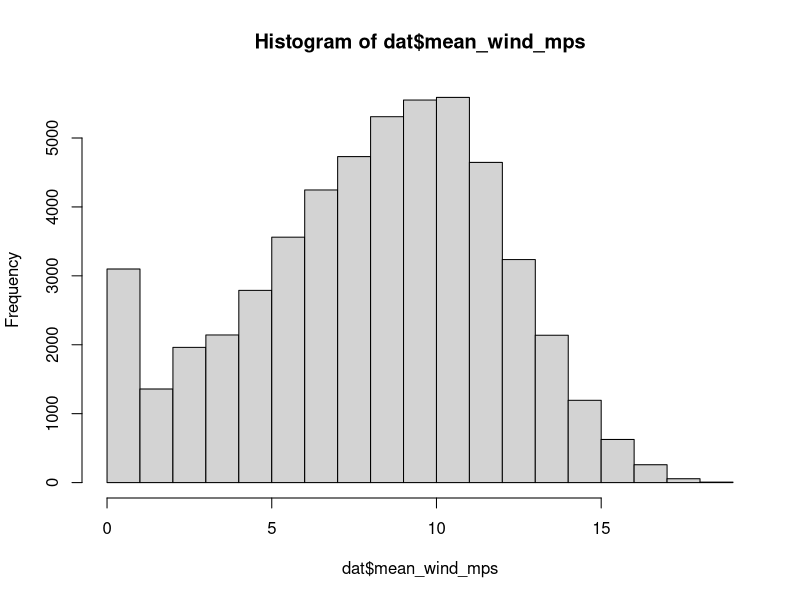
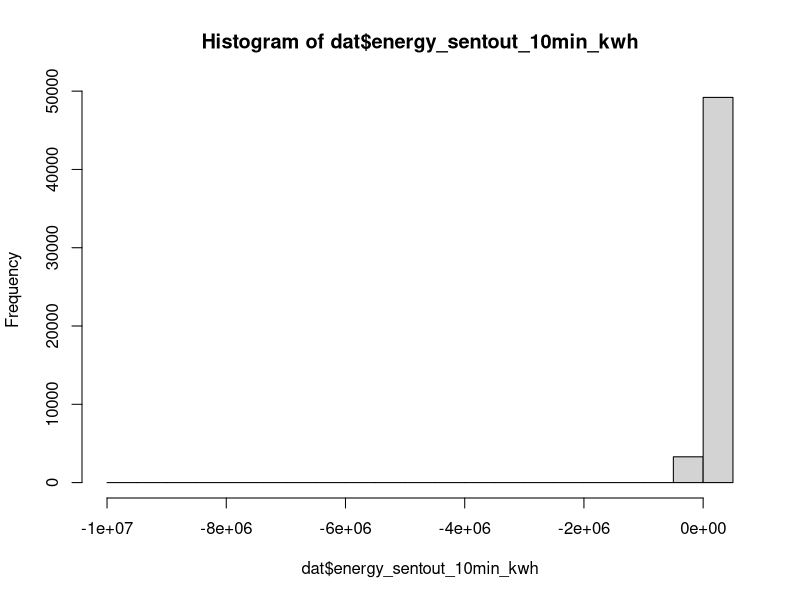
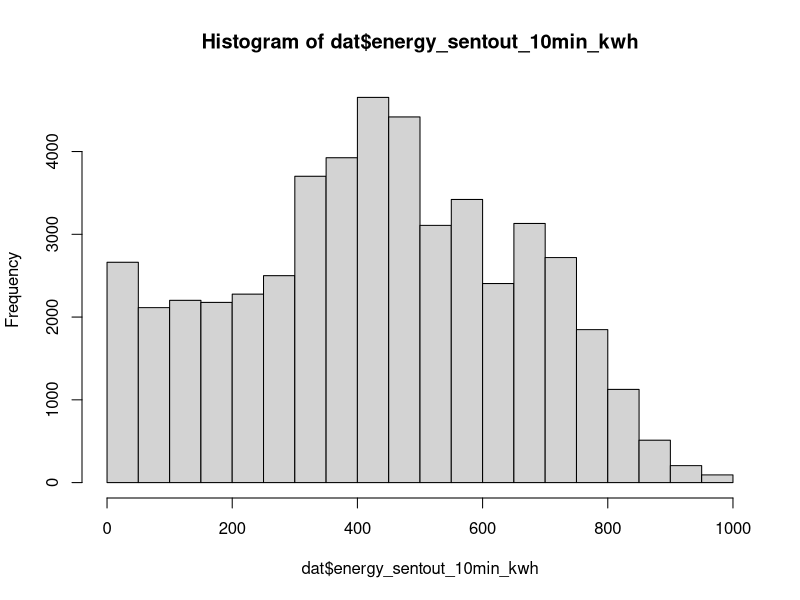
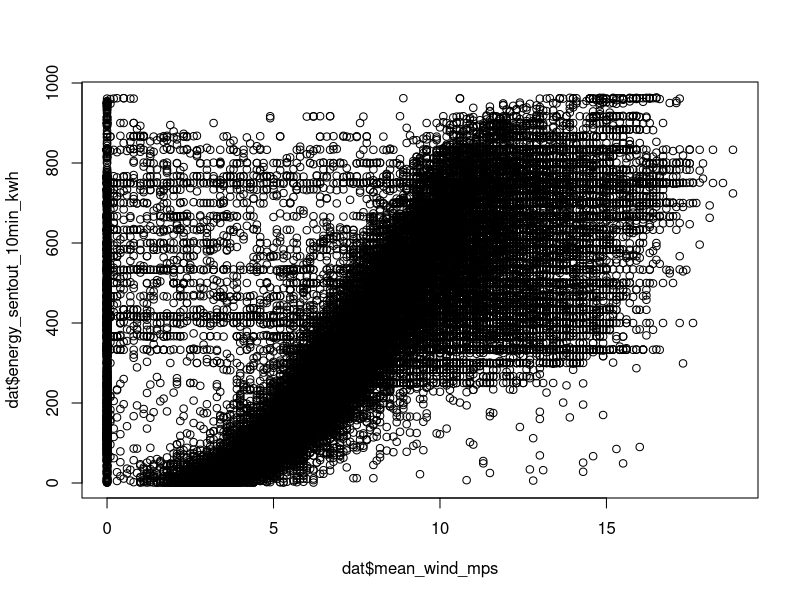
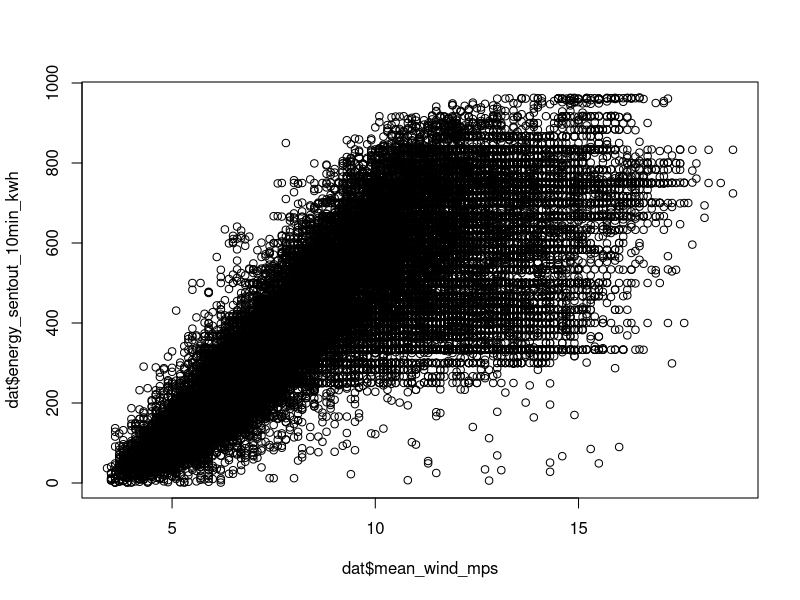
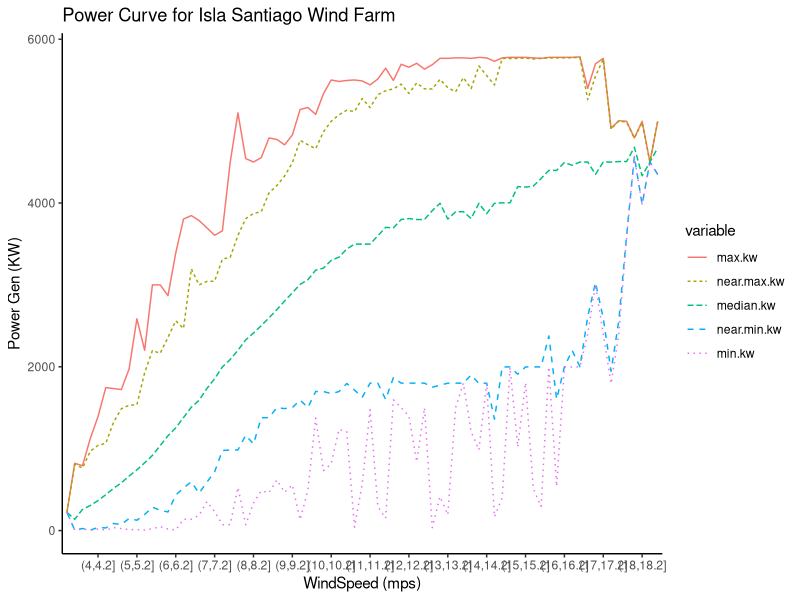
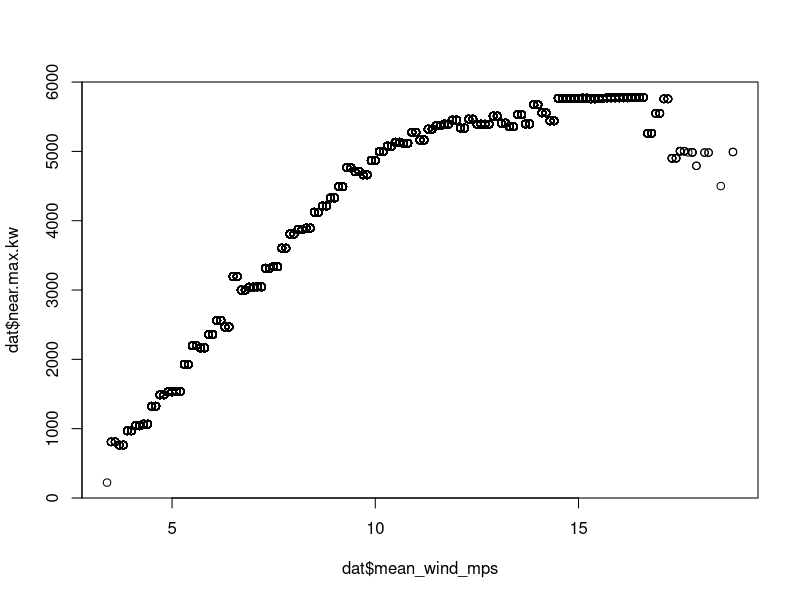
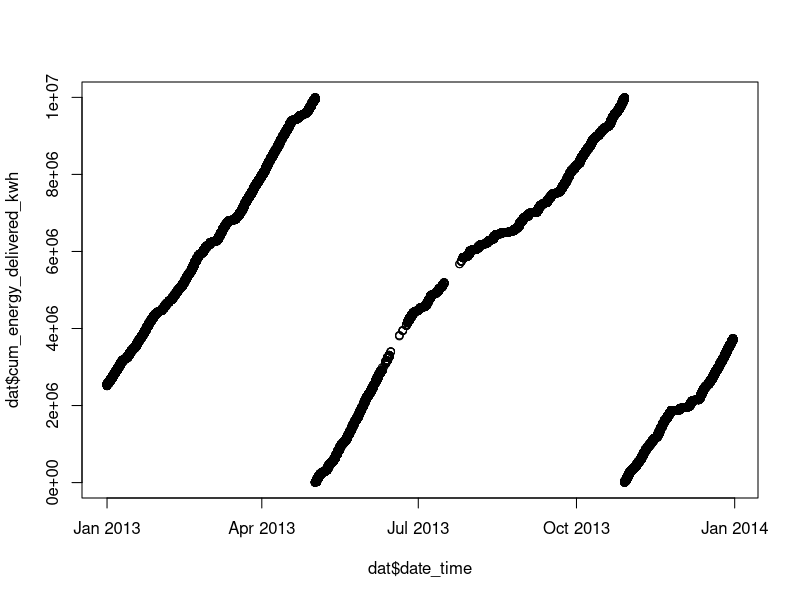

The R script that drew these images, in order:
# Use this R script to analyze wind speed and wind generation data:
# import raw data from .csv
# check for missing values
# remove missing and/or erroneous values
# plot the 'clean' data
# fit an appropriate statistical distribution to the 'clean' data
# estimate the operational power curve
# calculate the operational capacity factor

# let's get started!
# load libraries and set global options
# Note: avoid using factors until you become more familiar with object classes.
options(stringsAsFactors=FALSE)
library(plyr)
library(ggplot2)
library(reshape2)

# import raw data
dat<-read.csv(file="WINDFARM_VXE_2013.csv", header=TRUE)

# preview the data and data structure
head(dat)
str(dat)

# you can change the column names to be more succint (avoid spaces, use _ or . to seperate words)
# names(dat)<-c("date_time", "mean_wind_mps", "min_wind_mps", "max_wind_mps", "cum_energy_delivered_kwh", "energy_sentout_10min_kwh")

# check dimensions of the data
dim(dat) # 52560 observations (rows) of 6 variables (columns)

# check for missing values
sum(is.na(dat)) # 68 missing values

# visually inspect rows containing missing values
look<-which(is.na(dat), arr.ind=TRUE) # row and column index of missing values
dat[look[,1], ] # use the row index to show rows of `dat` containing  missing values

# omit rows containing missing values
# (Note: only 68 of 52,560 records contain missing values --> OK to omit them)
dat<-na.omit(dat)

# convert date_time character strings into POSIXlt or POSIXct date-time classes.
# POSIX date-time objects represent calendar dates and times to the nearest second.
# At their core, POSIX objects are lists containing date-time components.

# To convert a character representation of date-time into a POSIX object, each entry must conform to a standard, unambiguous format.
# In the raw data, midnight values are missing the hour and minute. Fix these:
get<-which(is.na(as.POSIXlt(dat$date_time, format="%m/%d/%y %H:%M"))) # return the row index of date_time values that cannot be coerced to a POSIX object
dat$date_time[get]<-paste(dat$date_time[get], "00:00", sep=" ") # ammend those with the missing hour:time info.

# check if the modified date_time character string can be coerced to a POSIX object without generating NA values.
sum(is.na(as.POSIXlt(dat$date_time, format="%m/%d/%y %H:%M"))) # zero NAs

# covert modified date_time character string to POSIX
dat$date_time<-as.POSIXlt(dat$date_time, format="%m/%d/%y %H:%M")

# double check for missing values
sum(is.na(dat))  # zero NAs --> Proceed with analysis!

# check for outliers
hist(dat$mean_wind_mps)  # looks good
hist(dat$energy_sentout_10min_kwh) # looks funny...

# remove outliers: use the subset() function
dat<-subset(dat, dat$energy_sentout_10min_kwh > 0) # keep records associated with positive energy_sentout values only

# now the histogram looks better...
hist(dat$energy_sentout_10min_kwh)

# plot wind speed vs power output
plot(dat$mean_wind_mps, dat$energy_sentout_10min_kwh)

# windspeed vs power output looks okay, but there are erroneous wind speed values...
# how could so much power be produced at such low wind speeds?  Assume erroneous.

# subset data to windspeed cut-in/cut-out set points
dat<-subset(dat, dat$min_wind_mps > 3)
dat<-subset(dat, dat$max_wind_mps < 25)

# plot the data again... Looks much better now.
plot(dat$mean_wind_mps, dat$energy_sentout_10min_kwh)

# Now that we have 'cleaned' the data, we can estimate the power curve.
# We want to maximize the power-windspeed function.  To do so, we find the maximum power output at each windspeed. Since we have continuous data, we need to bin the data into discrete segments first.
# choose bin range based on range of the data, and bin size based on the number of observations available.  Since we have lots of data, we can use small bins.
range(dat$mean_wind_mps)
bins<-seq(3, 20, by=0.2)

# summarize the data by wind bin
# NOTE: the ddply function doesn't work with POSIX objects... because POSIX objects are lists at their core.
# convert POSIX to character string...
# but first, let's extract the hour component from the POSIX object (we'll use this later).
dat$hour <- cut(dat$date_time, breaks = "hour")
# now convert POSIX to character string
dat$date_time<-as.character(dat$date_time)

dat$wind.bin<-cut(x=dat$mean_wind_mps, breaks=bins)
power.curve<-ddply(dat, .(wind.bin), summarize,
                   max.kw=max(energy_sentout_10min_kwh)*6,
                   near.max.kw=quantile(energy_sentout_10min_kwh, probs=0.99)*6,
                   median.kw=quantile(energy_sentout_10min_kwh, probs=0.50)*6,
                   near.min.kw=quantile(energy_sentout_10min_kwh, probs=0.01)*6,
                   min.kw=quantile(energy_sentout_10min_kwh, probs=0.0)*6
)

# 'melt' the data frame to make one long data.frame
test<-melt(power.curve, id.var="wind.bin")

# plot the data
ggplot(test, aes(x=wind.bin, y=value, group=variable, colour=variable, linetype=variable)) +
  geom_line() +
  scale_y_continuous(name="Power Gen (KW)") +
  scale_x_discrete(name="WindSpeed (mps)", breaks=levels(dat$wind.bin)[seq(1, length(levels(dat$wind.bin)),by=5)]) +
  labs(title="Power Curve for Isla Santiago Wind Farm") +
  theme_classic()

# Now we can re-assign the power output for all observations in a given bin to the max energy ouput observed for that bin.
# This yields the *theoretical* energy output assuming all energy can be accepted by the grid.
# let's choose the 99 percentile (near max) power output at a given windspeed to define the power curve.
dat<-merge(dat, subset(power.curve, select=c("wind.bin","near.max.kw")), by="wind.bin")
plot(x=dat$mean_wind_mps, y=dat$near.max.kw)

# finally, let's aggregate the data and compute the total energy output and number of hours in the dataset.

# aggregate from 10-min to hourly
hourly <- ddply(dat, .(hour), summarize,
                mean_wind_mps=mean(mean_wind_mps),
                energy_sentout_kwh=sum(energy_sentout_10min_kwh),
                potential_power_kw=mean(near.max.kw))

# Now we can compute the capacity factor:
cf=sum(hourly$potential_power_kw)/(850*7*dim(hourly)[1])
cf

## compare with the OBSERVED capacity factor
# 850 KW x 7 turbines rated capacity
# 8760 hours/year

# KWh sentout over one year
# simply subtract last cumulative value from the first....
n<-length(dat$cum_energy_delivered_kwh)
cum.sum<-dat$cum_energy_delivered_kwh[n]-dat$cum_energy_delivered_kwh[1]

# ... But beware, the counter is reset each time it reaches 10 million!
dat$date_time<-as.POSIXlt(dat$date_time)
plot(y=dat$cum_energy_delivered_kwh, x=dat$date_time)

# add the missing 2x 10 million back in...
cum.sum<-cum.sum+(2*10^7)

# potential energy given 7 turbines with 850 KW rated capacity over one year
pe<-(850*7)*(365*24)

cum.sum/pe
# The operational capacity factor is 40%
# the POTENTIAL capacity factor given the available wind resource is nearly 70%!

# fit a distribution to the data
library(fitdistrplus)
descdist(dat$mean_wind_mps) # heuristic

# based on heuristic, and knowledge of the system, fit a weibull distribution
weibull.fit<-fitdist(dat$mean_wind_mps, distr="weibull")
summary(weibull.fit)
plot(weibull.fit, demp=TRUE)

# fit a local-polynomial distribution to the power curve
library(locfit)
mod<-locfit(energy_sentout_10min_kwh ~ mean_wind_mps, data=dat)
summary(mod)
plot(mod)
points(y=dat$energy_sentout_10min_kwh, x=dat$mean_wind_mps, cex=0.1, pch=20, col="red")

# predict energy generation given windspeeds...
# assume a random distribution of windspeeds with mean 10 and sd=5. Generate one-year of hourly windspeeds, with random noise.
expected.wind=rnorm(8760, mean=10, sd=5)

# estimate generation given expected windspeeds.
expected.gen<-predict(mod, newdata=expected.wind)

# plot the new (expected) power curve
plot(expected.gen ~ expected.wind)
